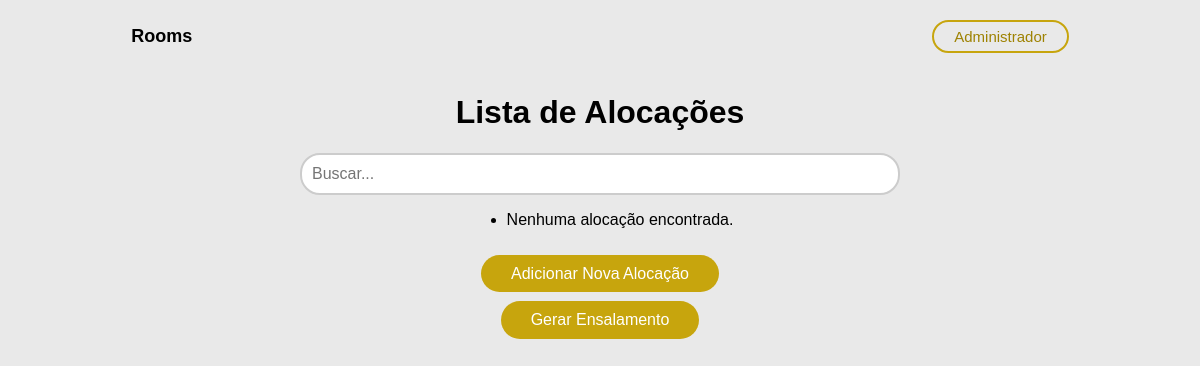
Page /allocations/ on the earlier database version.
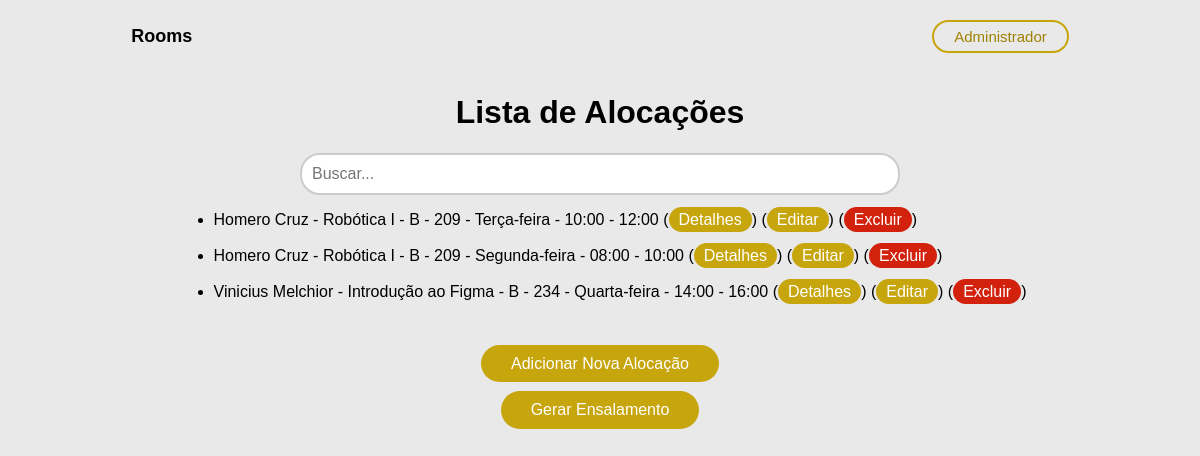
Same page on the later database version.
### core/models.py (models this page shows, shortened)
class Allocation(models.Model):
    DIAS_DA_SEMANA = [
        ('SEG', 'Segunda-feira'),
        ('TER', 'Terça-feira'),
        ('QUA', 'Quarta-feira'),
        ('QUI', 'Quinta-feira'),
        ('SEX', 'Sexta-feira'),
        ('SAB', 'Sábado'),
        ('DOM', 'Domingo'),
    ]
    HORARIOS = [
        ('08:00', '08:00 - 10:00'),
        ('10:00', '10:00 - 12:00'),
        ('14:00', '14:00 - 16:00'),
        ('16:00', '16:00 - 18:00'),
        ('18:00', '18:00 - 20:00'),
        ('20:00', '20:00 - 22:00'),
    ]
    allocation_id = models.AutoField(primary_key=True)
    teacher = models.ForeignKey(Teacher, on_delete=models.CASCADE)
    discipline = models.ForeignKey(Discipline, on_delete=models.CASCADE)
    space = models.ForeignKey(PhysicalSpace, on_delete=models.SET_NULL, null=True, blank=True)
    days_week = models.CharField(max_length=3, choices=DIAS_DA_SEMANA, unique=True)
    timetable = models.CharField(max_length=5, choices=HORARIOS, unique=True)

class Teacher(models.Model):
    teacher_id = models.AutoField(primary_key=True)
    siape = models.CharField(max_length=8)
    first_name = models.CharField(max_length=30)
    last_name = models.CharField(max_length=30)
    def __str__(self):
        return f'{self.first_name} {self.last_name}'

class Discipline(models.Model):
    discipline_id = models.AutoField(primary_key=True)
    discipline_name = models.CharField(max_length=30)
    discipline_code = models.CharField(max_length=10)
    discipline_mode = models.BooleanField(default=False)
    discipline_course = models.CharField(max_length=30)
    def __str__(self):
        return self.discipline_name

class PhysicalSpace(models.Model):
    space_id = models.AutoField(primary_key=True)
    space_floor = models.IntegerField()
    space_number = models.IntegerField()
    space_block = models.CharField(max_length=1)
    space_type = models.BooleanField()
    def __str__(self):
        return f'{self.space_block} - {self.space_number}'

### users/views.py (the view)
# urls.py: path('allocations/', views.allocation_list, name='allocation_list'),
def allocation_list(request):
    allocations = Allocation.objects.all()
    return render(request, 'allocation_list.html', {'allocations': allocations})

### templates/allocation_list.html (shortened to what this page needs)
{% load static %}
<!DOCTYPE html>
<html lang="en">
<head>
    <link rel="stylesheet" href="{% static 'css/list.css' %}" />
</head>
<body>
<header>
    <div class="logo">Rooms</div>
    <div class="login">Administrador</div>
</header>
<h1>Lista de Alocações</h1>
<div class="search-container">
    <input type="text" id="search-input" placeholder="Buscar...">
</div>
<div class="contentList">
    <ul id="allocation-list">
        {% for allocation in allocations %}
            <li class="optionList">{{ allocation.teacher }} - {{ allocation.discipline }} - {{ allocation.space }} - {{ allocation.get_days_week_display }} - {{ allocation.get_timetable_display }}
                (<a class="options" href="{% url 'allocation_detail' pk=allocation.pk %}">Detalhes</a>)
                (<a class="options" href="{% url 'allocation_update' pk=allocation.pk %}">Editar</a>)
                (<a class="optionsE" href="{% url 'allocation_delete' pk=allocation.pk %}">Excluir</a>)
            </li>
            <br>
        {% empty %}
            <li>Nenhuma alocação encontrada.</li>
        {% endfor %}
    </ul>
</div>
<div class="alignA">
    <a class="return" href="{% url 'allocation_create' %}">Adicionar Nova Alocação</a>
    <br><br>
    <button class="return" id="generate-ensalamento-button">Gerar Ensalamento</button>
</div>
</body>
</html>

Differences in the rows shown:
added Allocation: teacher "Homero Cruz", discipline "Robótica I", space "B - 209", days_week "Terça-feira", timetable "10:00 - 12:00"
added Allocation: teacher "Homero Cruz", discipline "Robótica I", space "B - 209", days_week "Segunda-feira", timetable "08:00 - 10:00"
added Allocation: teacher "Vinicius Melchior", discipline "Introdução ao Figma", space "B - 234", days_week "Quarta-feira", timetable "14:00 - 16:00"
Other differences:
text no longer shown: "Nenhuma alocação encontrada."
